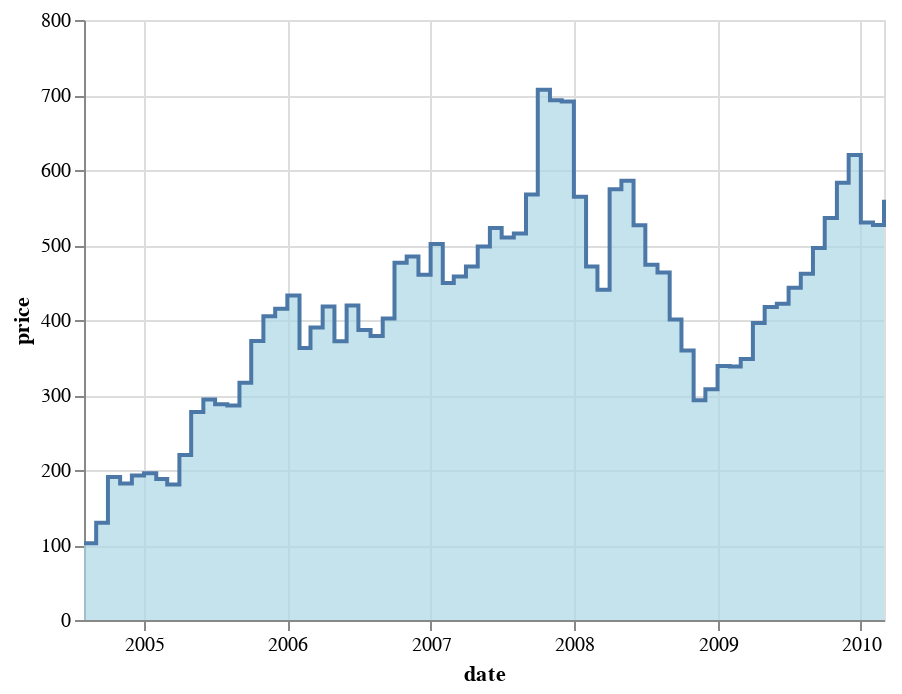

The cell this chart's notebook holds for it:
### Markdown cell above
### Filled Step Chart

### Code cell
source = data.stocks()

alt.Chart(source).mark_area(
    color="lightblue",
    interpolate='step-after',
    line=True
).encode(
    x='date',
    y='price'
).transform_filter(alt.datum.symbol == 'GOOG')

### Figure 1 — Vega-Lite specification as saved in the notebook (floating-point values rounded to 4 significant figures; data arrays with more than 128 entries replaced by an {"elided": "..."} marker saying what was removed)
{"config": {"view": {"continuousWidth": 400, "continuousHeight": 300}}, "data": {"name": "data-96e857a61c6b623bafe23440d582a500"}, "mark": {"type": "area", "color": "lightblue", "interpolate": "step-after", "line": true}, "encoding": {"x": {"type": "temporal", "field": "date"}, "y": {"type": "quantitative", "field": "price"}}, "transform": [{"filter": "(datum.symbol === 'GOOG')"}], "$schema": "https://vega.github.io/schema/vega-lite/v4.0.0.json", "datasets": {"data-96e857a61c6b623bafe23440d582a500": {"elided": "560 records"}}}
